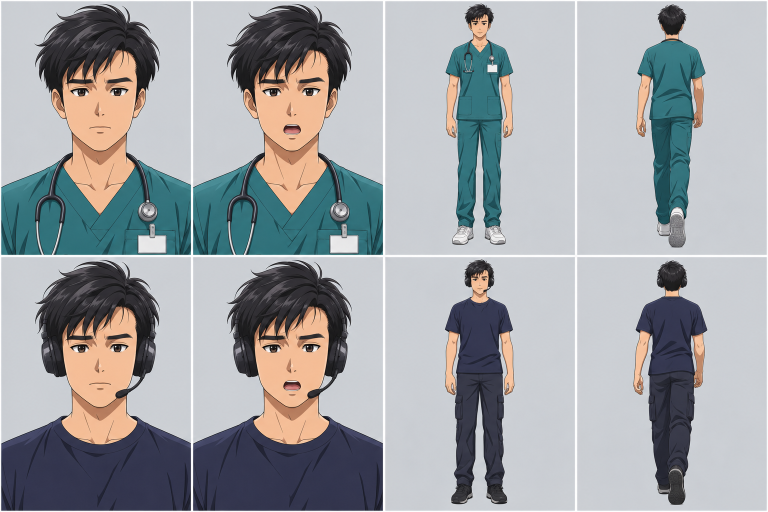
#> input picture backrooms-video/characters/cast.png, 1536 x 1024 px (shown at 1/2 size)
$ python -i cutout.py   (imports and definitions only)
#> lines starting #> are read from the running program, lines starting #| are printed output that depends on the picture; after the words box and inside, x2 and y2 are one past the last pixel; in counts of white or black regions, pixels touching at a corner belong together
#> further down, picture is the input picture: PIL image 1536x1024 RGB; mean R, G, B 159.5, 162.4, 165.6
"""Background removal for character-sheet panels (flat light-grey background, white separator lines).

Rules (character-explainer skill):
  bg = median of the corner pixels; candidate = colour distance < 24
  background = candidate components touching the panel border (faces: not the bottom edge)
             + enclosed candidate components > 120 px whose mean distance < 10
  binary opening; keep the largest component for full bodies; 0.7 px blur on alpha; crop to bbox.
Pure numpy + PIL (no scipy).
"""
from collections import deque

import numpy as np
from PIL import Image, ImageFilter


def _label(mask):
    """4-connected components of a boolean mask -> (labels, count)."""
    h, w = mask.shape
    lab = np.zeros((h, w), np.int32)
    n = 0
    ys, xs = np.nonzero(mask)
    for y0, x0 in zip(ys, xs):
        if lab[y0, x0]:
            continue
        n += 1
        lab[y0, x0] = n
        q = deque([(y0, x0)])
        while q:
            y, x = q.popleft()
            for ny, nx in ((y + 1, x), (y - 1, x), (y, x + 1), (y, x - 1)):
                if 0 <= ny < h and 0 <= nx < w and mask[ny, nx] and not lab[ny, nx]:
                    lab[ny, nx] = n
                    q.append((ny, nx))
    return lab, n


def _erode(m):
    o = m.copy()
    o[1:] &= m[:-1]; o[:-1] &= m[1:]; o[:, 1:] &= m[:, :-1]; o[:, :-1] &= m[:, 1:]
    return o


def _dilate(m):
    o = m.copy()
    o[1:] |= m[:-1]; o[:-1] |= m[1:]; o[:, 1:] |= m[:, :-1]; o[:, :-1] |= m[:, 1:]
    return o


def trim_separators(im, thresh=245):
    """Drop white separator rows/cols (mean brightness > thresh) at the panel edges."""
#> called with thresh = 245
    a = np.asarray(im.convert("L"), np.float32)
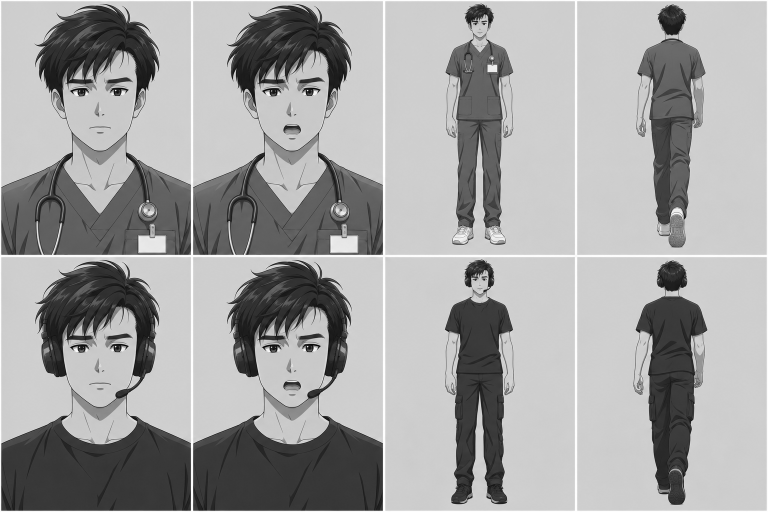
#> a: shape (1024, 1536) float32 (shown at 1/2 size); min 0, max 255, mean 161.9
    rows = np.where(a.mean(1) <= thresh)[0]; cols = np.where(a.mean(0) <= thresh)[0]
#> after `rows = np.where(a.mean(1) <= thresh)[0]`: rows = 1016 values from 2 to 1021
#> after `cols = np.where(a.mean(0) <= thresh)[0]`: cols = 1520 values from 2 to 1533
    if len(rows) and len(cols):
        im = im.crop((cols[0], rows[0], cols[-1] + 1, rows[-1] + 1))
    return im


def cut(im, kind="body", work=420):
    """kind: 'body' (keep largest component) or 'face' (bottom edge is not background)."""
    im = trim_separators(im.convert("RGB"))
    # work at a bounded size for speed, then upscale the mask
    scale = min(1.0, work / max(im.size))
#> scale = 0.274
    small = im.resize((max(1, int(im.width * scale)), max(1, int(im.height * scale))), Image.BILINEAR) if scale < 1 else im
    a = np.asarray(small, np.float32)
#> a: shape (279, 420, 3) float32
    h, w = a.shape[:2]
#> h = 279; w = 420
    k = max(2, min(h, w) // 40)
#> k = 6
    corners = np.concatenate([a[:k, :k].reshape(-1, 3), a[:k, -k:].reshape(-1, 3), a[-k:, :k].reshape(-1, 3), a[-k:, -k:].reshape(-1, 3)])
#> corners = 144 rows, first 8: [208, 212, 217], [205, 209, 213], [205, 208, 213], [205, 209, 213], [206, 209, 214], [207, 209, 214], [204, 208, 213], [200, 204, 209]
    bg = np.median(corners, 0)
#> bg = [203, 206, 211]
    dist = np.sqrt(((a - bg) ** 2).sum(-1))
    cand = dist < 24
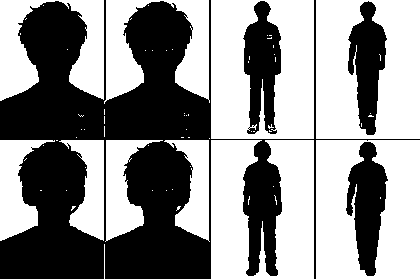
#> cand: shape (279, 420) bool; 55.7% white; 4 black regions, box (x1, y1, x2, y2) and area: (0, 0, 420, 279) 42322, (346, 142, 388, 276) 3323, (243, 1, 281, 134) 3273, (348, 1, 387, 135) 3044
    lab, n = _label(cand)
#> the loop in _label, `for y0, x0 in zip(ys, xs):` made 65218 passes
#> n on pass 1: 1
#> after the loop in _label, `for y0, x0 in zip(ys, xs):`:
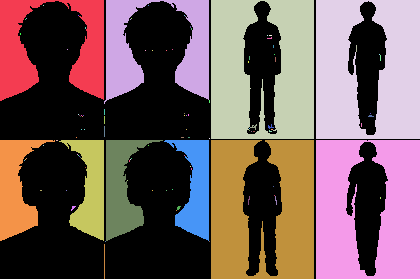
#> lab: shape (279, 420) int32; 106 distinct labels, from 0 to 105; one colour per label, 0 black
#> after the loop in _label, `for y0, x0 in zip(ys, xs):`: n = 105
#> n = 105
    border = set(np.unique(lab[0])) | set(np.unique(lab[:, 0])) | set(np.unique(lab[:, -1]))
#> border = 7 items
    if kind != "face":
        border |= set(np.unique(lab[-1]))
#> border = 9 items
    border.discard(0)
    bgmask = np.isin(lab, list(border))
#> bgmask: shape (279, 420) bool; 49.1% white; 8 white regions, largest, box (x1, y1, x2, y2) and area: (316, 0, 420, 139) 11384, (316, 140, 420, 279) 11130, (211, 0, 314, 139) 10979
    min_px = 120 * scale * scale
#> min_px = 9.02
    for i in range(1, n + 1):
        if i in border:
            continue
        sel = lab == i
        if sel.sum() > min_px and dist[sel].mean() < 10:
            bgmask |= sel
#> bgmask: shape (279, 420) bool; 55.5% white; 4 black regions, box (x1, y1, x2, y2) and area: (0, 0, 420, 279) 42425, (243, 1, 281, 134) 3338, (346, 142, 388, 276) 3325, (348, 1, 387, 135) 3072
    fg = ~bgmask
    fg = _dilate(_erode(fg))  # binary opening removes speckles/halo threads
#> in _dilate, `o[:, :-1] |= m[:, 1:]`:
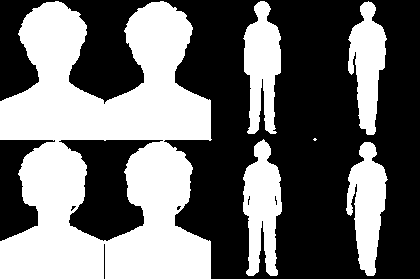
#> o: shape (279, 420) bool; 43.1% white; 6 white regions (1 under 20 px), largest, box (x1, y1, x2, y2) and area: (0, 1, 212, 279) 37188, (243, 139, 282, 276) 3563, (243, 1, 281, 134) 3332, (346, 142, 388, 276) 3320, (348, 1, 387, 135) 3070
    if kind == "body":
        flab, fn = _label(fg)
#> the loop in _label (call 2), `for y0, x0 in zip(ys, xs):` made 50481 passes
#> (y0, x0) on passes 1 to 3: (1, 55), (1, 56), (1, 57)
#> after the loop in _label (call 2), `for y0, x0 in zip(ys, xs):`:
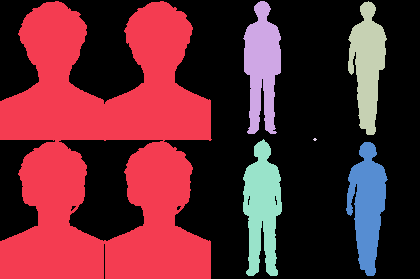
#> lab: shape (279, 420) int32; 7 distinct labels, from 0 to 6; one colour per label, 0 black
#> after the loop in _label (call 2), `for y0, x0 in zip(ys, xs):`: n = 6
#> fn = 6
        if fn > 1:
            sizes = np.bincount(flab.ravel())[1:]
#> sizes = [37188, 3332, 3070, 8, 3563, 3320]
            fg = flab == (int(np.argmax(sizes)) + 1)
#> fg: shape (279, 420) bool; 31.7% white; 1 white region, box (x1, y1, x2, y2) and area: (0, 1, 212, 279) 37188
    alpha = Image.fromarray((fg * 255).astype(np.uint8)).resize(im.size, Image.BILINEAR)
    alpha = alpha.filter(ImageFilter.GaussianBlur(0.7 / scale if scale < 1 else 0.7))
    out = im.convert("RGBA"); out.putalpha(alpha)
#> after `out.putalpha(alpha)`:
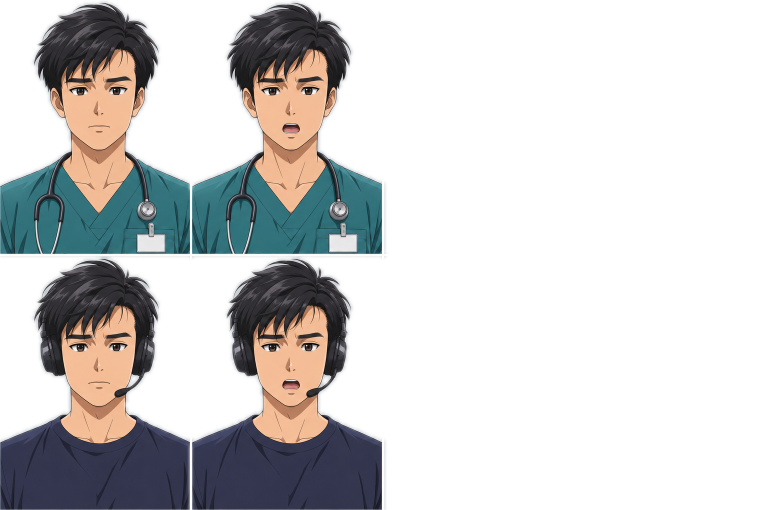
#> out: PIL image 1532x1020 RGBA (shown at 1/2 size); mean R, G, B, A 158.9, 161.9, 165.1, 80.9; transparent parts drawn white
    bbox = alpha.point(lambda v: 255 if v > 20 else 0).getbbox()
#> bbox = (0, 0, 776, 1020)
    return out.crop(bbox) if bbox else out
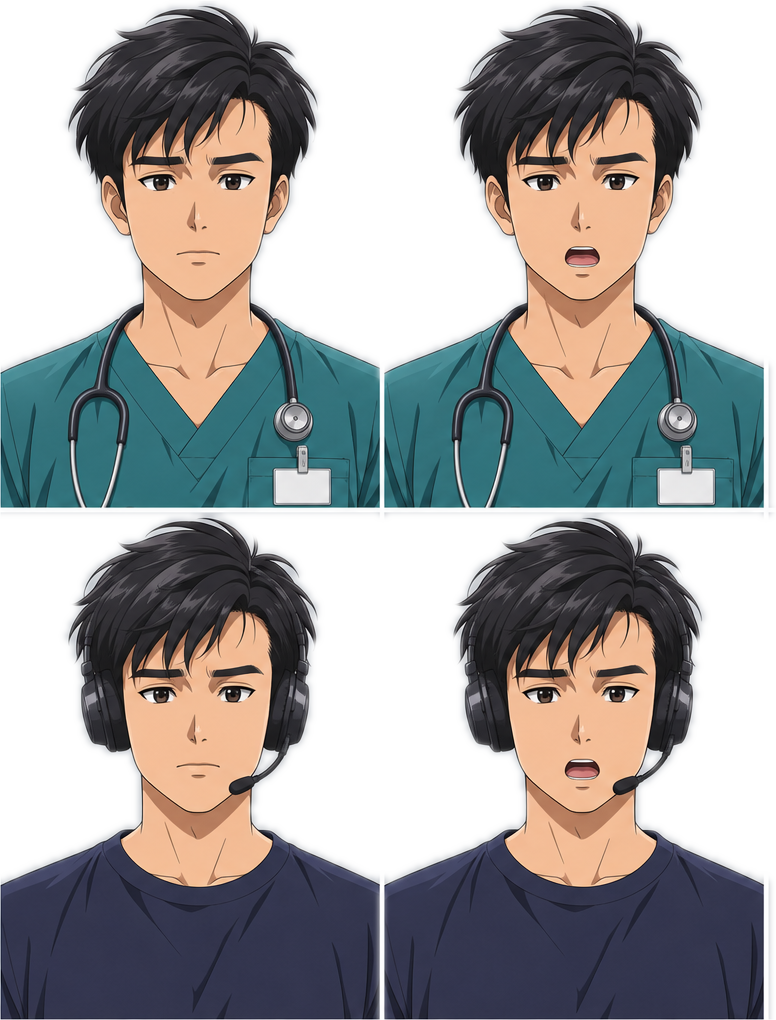
#> returned value: PIL image 776x1020 RGBA; mean R, G, B, A 141.8, 142.2, 143.5, 159.8; transparent parts drawn white


# [36 lines left out: functions slice_sheet, preview_on_dark, not called in this run]


# [8 lines not run here, left out]

>>> from PIL import Image
>>> picture = Image.open('characters/cast.png')
>>> result = cut(picture)
